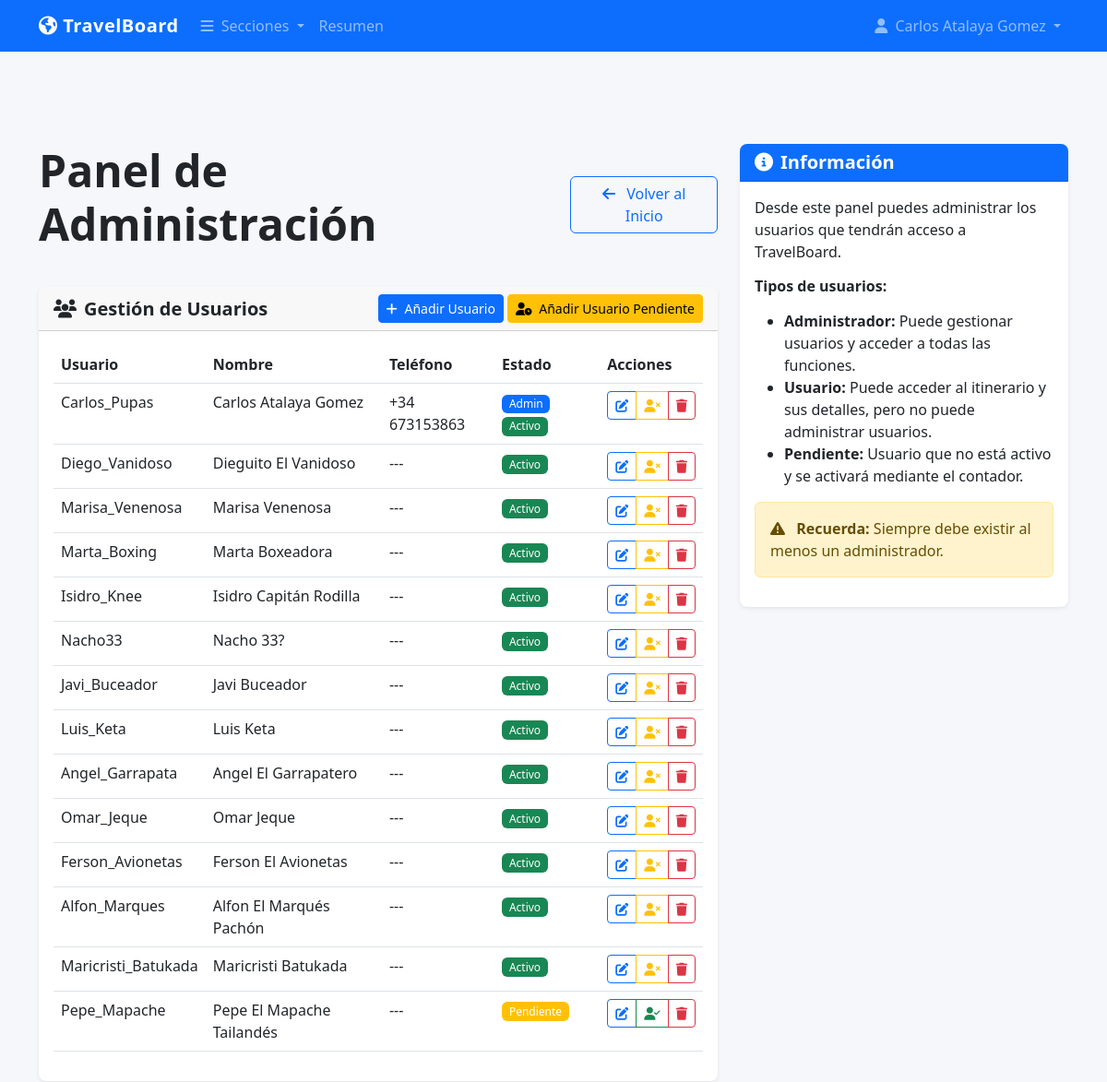
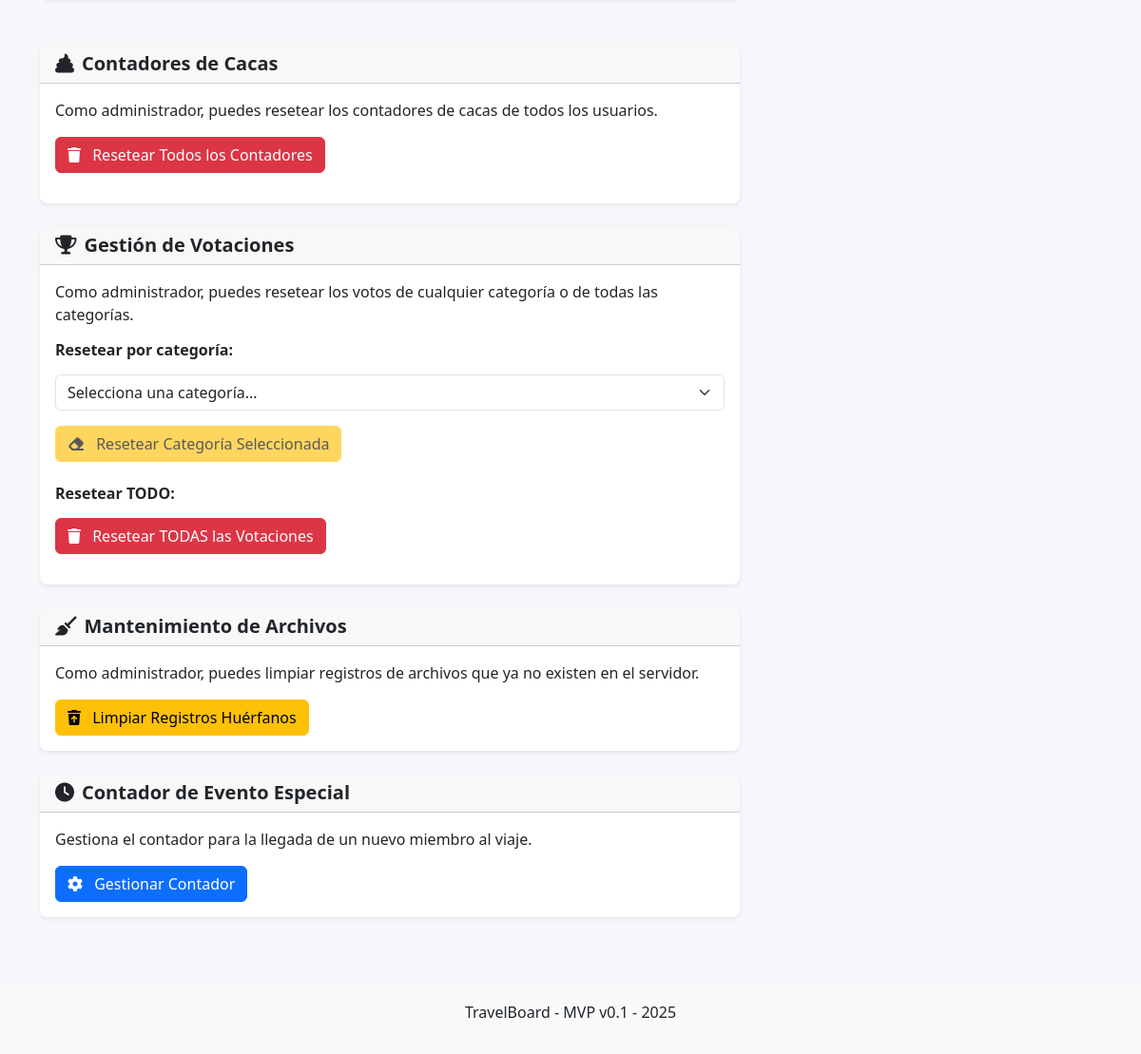
The page /auth/admin (signed in) on the database its author committed (2 pictures, top to bottom).
### models.py (models this page shows, shortened)
class User(UserMixin, db.Model):
    id = db.Column(db.Integer, primary_key=True)
    username = db.Column(db.String(80), unique=True, nullable=False)
    password_hash = db.Column(db.String(200), nullable=False)
    name = db.Column(db.String(100), nullable=False)
    phone = db.Column(db.String(20), nullable=True)
    is_admin = db.Column(db.Boolean, default=False)
    is_active_member = db.Column(db.Boolean, default=True)  # Campo para activación

### auth.py (the view)
@auth.route('/admin', methods=['GET'])
@login_required
@admin_required
def admin_panel():
    users = User.query.all()
    current_date = datetime.now(pytz.UTC)
    return render_template('admin.html', users=users, current_date=current_date)

### app.py (called while the page is built)
@login_manager.user_loader
def load_user(user_id):
    return User.query.get(int(user_id))

@app.before_request
def check_initial_setup():
    public_endpoints = ['static', 'setup', 'auth.login', 'auth.logout']
    if request.endpoint in public_endpoints:
        return None
    user_count = User.query.count()
    if user_count == 0 and request.endpoint != 'setup':
        return redirect(url_for('setup'))
    if not current_user.is_authenticated and request.endpoint not in public_endpoints:
        return redirect(url_for('auth.login'))

### auth.py (called while the page is built)
def admin_required(f):
    @wraps(f)
    def decorated_function(*args, **kwargs):
        if not current_user.is_authenticated or not current_user.is_admin:
            flash('Se requieren permisos de administrador para acceder a esta página', 'danger')
            return redirect(url_for('auth.login'))
        return f(*args, **kwargs)
    return decorated_function

### templates/admin.html (shortened to what this page needs)
{% extends "base.html" %}
{% block content %}
<div class="row">
    <div class="col-12">
        <div class="d-flex justify-content-between align-items-center mb-4">
            <h1 class="display-5">Panel de Administración</h1>
            <a href="{{ url_for('index') }}" class="btn btn-outline-primary">
                <i class="fas fa-arrow-left me-2"></i> Volver al Inicio
            </a>
        </div>
        <div class="card mb-4">
            <div class="card-header d-flex justify-content-between align-items-center">
                <h5 class="mb-0"><i class="fas fa-users me-2"></i>Gestión de Usuarios</h5>
                <div>
                    <a href="{{ url_for('auth.add_user') }}" class="btn btn-primary btn-sm">
                        <i class="fas fa-plus me-1"></i> Añadir Usuario
                    </a>
                    <a href="{{ url_for('auth.add_user', pending=1) }}" class="btn btn-warning btn-sm">
                        <i class="fas fa-user-clock me-1"></i> Añadir Usuario Pendiente
                    </a>
                </div>
            </div>
            <div class="card-body">
                {% if users %}
                    <div class="table-responsive">
                        <table class="table table-hover">
                            <thead>
                                <tr>
                                    <th>Usuario</th>
                                    <th>Nombre</th>
                                    <th class="d-none d-md-table-cell">Teléfono</th>
                                    <th>Estado</th>
                                    <th>Acciones</th>
                                </tr>
                            </thead>
                            <tbody>
                                {% for user in users %}
                                    <tr>
                                        <td>{{ user.username }}</td>
                                        <td>{{ user.name }}</td>
                                        <td class="d-none d-md-table-cell">{{ user.phone or '---' }}</td>
                                        <td>
                                            {% if user.is_admin %}
                                                <span class="badge bg-primary">Admin</span>
                                            {% endif %}
                                            {% if user.is_active_member %}
                                                <span class="badge bg-success">Activo</span>
                                            {% else %}
                                                <span class="badge bg-warning">Pendiente</span>
                                            {% endif %}
                                        </td>
                                        <td>
                                            <div class="btn-group btn-group-sm">
                                                <a href="{{ url_for('auth.edit_user', user_id=user.id) }}" class="btn btn-outline-primary" title="Editar">
                                                    <i class="fas fa-edit"></i>
                                                </a>
                                                {% if not user.is_active_member %}
                                                    <button type="button" class="btn btn-outline-success"
                                                            onclick="toggleUserStatus({{ user.id }}, true)" title="Activar">
                                                        <i class="fas fa-user-check"></i>
                                                    </button>
                                                {% else %}
                                                    <button type="button" class="btn btn-outline-warning"
                                                            onclick="toggleUserStatus({{ user.id }}, false)" title="Desactivar">
                                                        <i class="fas fa-user-times"></i>
                                                    </button>
                                                {% endif %}
                                                <button type="button" class="btn btn-outline-danger"
                                                        onclick="confirmDelete({{ user.id }}, '{{ user.username }}')" title="Eliminar">
                                                    <i class="fas fa-trash"></i>
                                                </button>
                                            </div>
                                        </td>
                                    </tr>
                                {% endfor %}
                            </tbody>
                        </table>
                    </div>
                {% else %}
                    <div class="alert alert-info">
                        <i class="fas fa-info-circle me-2"></i>
                        No hay usuarios registrados.
                    </div>
                {% endif %}
            </div>
        </div>
    </div>
</div>
<div class="card mt-4">
    <div class="card-header d-flex justify-content-between align-items-center">
        <h5 class="mb-0"><i class="fas fa-poop me-2"></i>Contadores de Cacas</h5>
    </div>
    <div class="card-body">
        <p>Como administrador, puedes resetear los contadores de cacas de todos los usuarios.</p>
        <button id="resetPoopCounters" class="btn btn-danger">
            <i class="fas fa-trash me-2"></i> Resetear Todos los Contadores
        </button>
    </div>
</div>
<div class="card mt-4">
    <div class="card-header d-flex justify-content-between align-items-center">
        <h5 class="mb-0"><i class="fas fa-trophy me-2"></i>Gestión de Votaciones</h5>
    </div>
    <div class="card-body">
        <p>Como administrador, puedes resetear los votos de cualquier categoría o de todas las categorías.</p>
        <div class="mb-4">
            <h6>Resetear por categoría:</h6>
            <select id="categorySelect" class="form-select mb-3">
                <option value="">Selecciona una categoría...</option>
            </select>
            <button id="resetCategoryButton" class="btn btn-warning" disabled>
                <i class="fas fa-eraser me-2"></i> Resetear Categoría Seleccionada
            </button>
        </div>
        <div class="mt-4">
            <h6>Resetear TODO:</h6>
            <button id="resetAllVotesButton" class="btn btn-danger">
                <i class="fas fa-trash me-2"></i> Resetear TODAS las Votaciones
            </button>
        </div>
    </div>
</div>
<div class="card mt-4">
    <div class="card-header d-flex justify-content-between align-items-center">
        <h5 class="mb-0"><i class="fas fa-broom me-2"></i>Mantenimiento de Archivos</h5>
    </div>
    <div class="card-body">
        <p>Como administrador, puedes limpiar registros de archivos que ya no existen en el servidor.</p>
        <a href="{{ url_for('files.admin_cleanup_orphaned') }}" class="btn btn-warning">
            <i class="fas fa-trash-restore me-2"></i> Limpiar Registros Huérfanos
        </a>
    </div>
</div>
<div class="card mt-4">
    <div class="card-header d-flex justify-content-between align-items-center">
        <h5 class="mb-0"><i class="fas fa-clock me-2"></i>Contador de Evento Especial</h5>
    </div>
    <div class="card-body">
        <p>Gestiona el contador para la llegada de un nuevo miembro al viaje.</p>
        <a href="{{ url_for('auth.manage_countdown') }}" class="btn btn-primary">
            <i class="fas fa-cog me-2"></i> Gestionar Contador
        </a>
    </div>
</div>
{% endblock %}
{% block sidebar %}
<div class="card">
    <div class="card-header bg-primary text-white">
        <h5 class="mb-0"><i class="fas fa-info-circle me-2"></i>Información</h5>
    </div>
    <div class="card-body">
        <p>Desde este panel puedes administrar los usuarios que tendrán acceso a TravelBoard.</p>
        <h6 class="mt-3">Tipos de usuarios:</h6>
        <ul>
            <li><strong>Administrador:</strong> Puede gestionar usuarios y acceder a todas las funciones.</li>
            <li><strong>Usuario:</strong> Puede acceder al itinerario y sus detalles, pero no puede administrar usuarios.</li>
            <li><strong>Pendiente:</strong> Usuario que no está activo y se activará mediante el contador.</li>
        </ul>
        <div class="alert alert-warning mt-3">
            <i class="fas fa-exclamation-triangle me-2"></i>
            <strong>Recuerda:</strong> Siempre debe existir al menos un administrador.
        </div>
    </div>
</div>
{% endblock %}

### templates/base.html (shortened to what this page needs)
<!DOCTYPE html>
<html lang="es">
<head>
    <link href="https://cdn.jsdelivr.net/npm/bootstrap@5.3.0/dist/css/bootstrap.min.css" rel="stylesheet">
    <link rel="stylesheet" href="https://cdnjs.cloudflare.com/ajax/libs/font-awesome/6.4.0/css/all.min.css">
    <link rel="stylesheet" href="{{ url_for('static', filename='css/main.css') }}">
    <link rel="stylesheet" href="{{ url_for('static', filename='css/responsive.css') }}">
    <link rel="stylesheet" href="{{ url_for('static', filename='css/mvp_daily.css') }}">
</head>
<body>
    <header class="fixed-top">
        <nav class="navbar navbar-expand-lg navbar-dark bg-primary">
            <div class="container">
                <a class="navbar-brand" href="/">
                    <i class="fas fa-globe-americas"></i> TravelBoard
                </a>
                <div class="collapse navbar-collapse" id="mainNav">
                    <ul class="navbar-nav me-auto">
                        <li class="nav-item dropdown">
                            <a class="nav-link dropdown-toggle" href="#" id="sectionDropdown" role="button" data-bs-toggle="dropdown" aria-expanded="false">
                                <i class="fas fa-bars me-1"></i> Secciones
                            </a>
                        </li>
                        <li class="nav-item">
                            <a class="nav-link" href="/#overview">Resumen</a>
                        </li>
                    </ul>
                    <ul class="navbar-nav">
                        {% if current_user.is_authenticated %}
                            <li class="nav-item dropdown">
                                <a class="nav-link dropdown-toggle" href="#" id="userDropdown" role="button" data-bs-toggle="dropdown" aria-expanded="false">
                                    <i class="fas fa-user me-1"></i> {{ current_user.name }}
                                </a>
                            </li>
                        {% else %}
                            <li class="nav-item">
                                <a class="nav-link" href="{{ url_for('auth.login') }}">
                                    <i class="fas fa-sign-in-alt me-1"></i> Iniciar sesión
                                </a>
                            </li>
                        {% endif %}
                    </ul>
                </div>
            </div>
        </nav>
    </header>
    <main class="container mt-5 pt-5">
        <div class="row">
            <div class="col-lg-8 mb-4">
                {% block content %}{% endblock %}
            </div>
            <div class="col-lg-4">
                {% block sidebar %}{% endblock %}
            </div>
        </div>
    </main>
    <footer class="mt-5 py-3 bg-light">
        <div class="container text-center">
            <p>TravelBoard - MVP v0.1 - {% if current_date %}{{ current_date.strftime('%Y') }}{% else %}{{ now().year }}{% endif %}</p>
        </div>
    </footer>
</body>
</html>

### static/css/main.css (style rules this page uses)
:root { --primary-color: #0d6efd; --secondary-color: #6c757d; --accent-color: #fd7e14; --success-color: #198754; --info-color: #0dcaf0; --warning-color: #ffc107; --danger-color: #dc3545; --light-color: #f8f9fa; --dark-color: #212529; }
body { font-family: 'Segoe UI', Tahoma, Geneva, Verdana, sans-serif; background-color: #f5f7fa; color: var(--dark-color); padding-top: 60px; }
a { color: var(--primary-color); text-decoration: none; transition: color 0.2s ease-in-out; }
.navbar-brand { font-weight: 700; letter-spacing: 0.5px; }
.card { border: none; border-radius: 0.5rem; box-shadow: 0 0.125rem 0.25rem rgba(0, 0, 0, 0.075); transition: transform 0.2s ease-in-out, box-shadow 0.2s ease-in-out; }
.card-header { border-radius: 0.5rem 0.5rem 0 0 !important; font-weight: 600; }
h1, h2, h3, h4, h5, h6 { font-weight: 600; margin-bottom: 1rem; }
.display-5, .display-6 { font-weight: 600; }
.badge { font-weight: 500; padding: 0.35em 0.65em; border-radius: 0.375rem; }
html { scroll-behavior: smooth; scroll-padding-top: 70px; }

### static/css/responsive.css (style rules this page uses)
@media (prefers-reduced-motion: no-preference) { .nav-item { transition: all 0.2s ease; } }

### rows shown on the page
User: name "Carlos Atalaya Gomez", username "Carlos_Pupas", phone "+34 673153863", is_admin "Admin", is_active_member "Activo"
User: username "Diego_Vanidoso", name "Dieguito El Vanidoso", phone "---", is_active_member "Activo"
User: username "Marisa_Venenosa", name "Marisa Venenosa", phone "---", is_active_member "Activo"
User: username "Marta_Boxing", name "Marta Boxeadora", phone "---", is_active_member "Activo"
User: username "Isidro_Knee", name "Isidro Capitán Rodilla", phone "---", is_active_member "Activo"
User: username "Nacho33", name "Nacho 33?", phone "---", is_active_member "Activo"
User: username "Javi_Buceador", name "Javi Buceador", phone "---", is_active_member "Activo"
User: username "Luis_Keta", name "Luis Keta", phone "---", is_active_member "Activo"
User: username "Angel_Garrapata", name "Angel El Garrapatero", phone "---", is_active_member "Activo"
User: username "Omar_Jeque", name "Omar Jeque", phone "---", is_active_member "Activo"
User: username "Ferson_Avionetas", name "Ferson El Avionetas", phone "---", is_active_member "Activo"
User: username "Alfon_Marques", name "Alfon El Marqués Pachón", phone "---", is_active_member "Activo"
User: username "Maricristi_Batukada", name "Maricristi Batukada", phone "---", is_active_member "Activo"
User: username "Pepe_Mapache", name "Pepe El Mapache Tailandés", phone "---", is_active_member "Pendiente"
